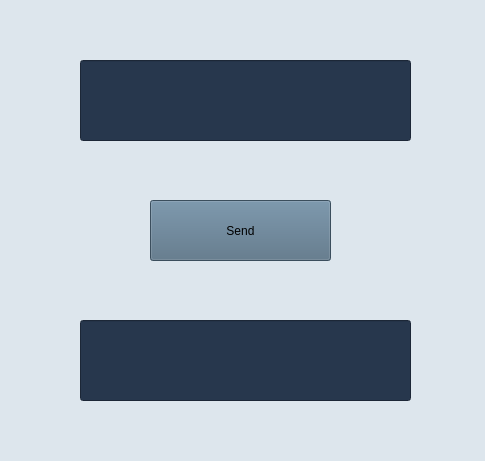
<?xml version="1.0" encoding="UTF-8"?>
<ui version="4.0">
 <class>MainWindow</class>
 <widget class="QMainWindow" name="MainWindow">
  <property name="geometry">
   <rect>
    <x>0</x>
    <y>0</y>
    <width>485</width>
    <height>461</height>
   </rect>
  </property>
  <property name="minimumSize">
   <size>
    <width>485</width>
    <height>461</height>
   </size>
  </property>
  <property name="maximumSize">
   <size>
    <width>485</width>
    <height>461</height>
   </size>
  </property>
  <property name="windowTitle">
   <string>MainWindow</string>
  </property>
  <property name="styleSheet">
   <string notr="true">
background-color: rgb(221, 230, 237);</string>
  </property>
  <widget class="QWidget" name="centralwidget">
   <widget class="QLineEdit" name="input_line">
    <property name="geometry">
     <rect>
      <x>80</x>
      <y>60</y>
      <width>331</width>
      <height>81</height>
     </rect>
    </property>
    <property name="styleSheet">
     <string notr="true">background-color: rgb(39, 55, 77);</string>
    </property>
    <property name="text">
     <string/>
    </property>
   </widget>
   <widget class="QPushButton" name="send_button">
    <property name="geometry">
     <rect>
      <x>150</x>
      <y>200</y>
      <width>181</width>
      <height>61</height>
     </rect>
    </property>
    <property name="styleSheet">
     <string notr="true">background-color: rgb(82, 109, 130)</string>
    </property>
    <property name="text">
     <string>Send</string>
    </property>
   </widget>
   <widget class="QLineEdit" name="lineEdit">
    <property name="geometry">
     <rect>
      <x>80</x>
      <y>320</y>
      <width>331</width>
      <height>81</height>
     </rect>
    </property>
    <property name="styleSheet">
     <string notr="true">background-color: rgb(39, 55, 77);</string>
    </property>
   </widget>
  </widget>
 </widget>
 <resources/>
 <connections/>
</ui>
